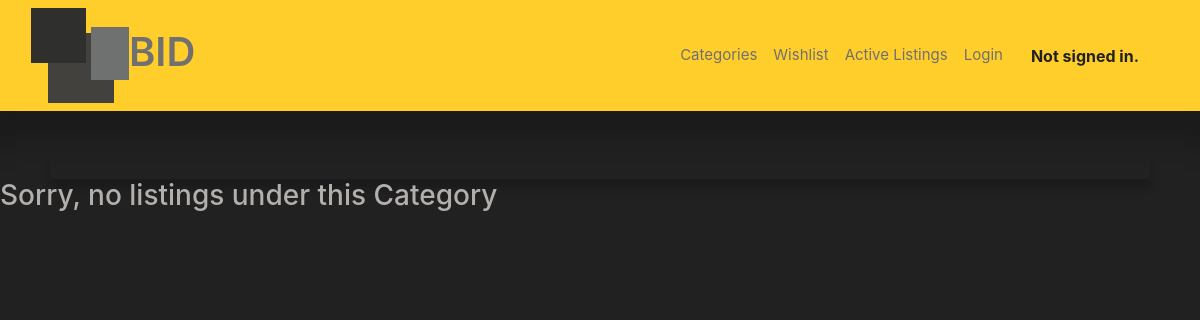
/1/results, run on an earlier commit of the app's database.
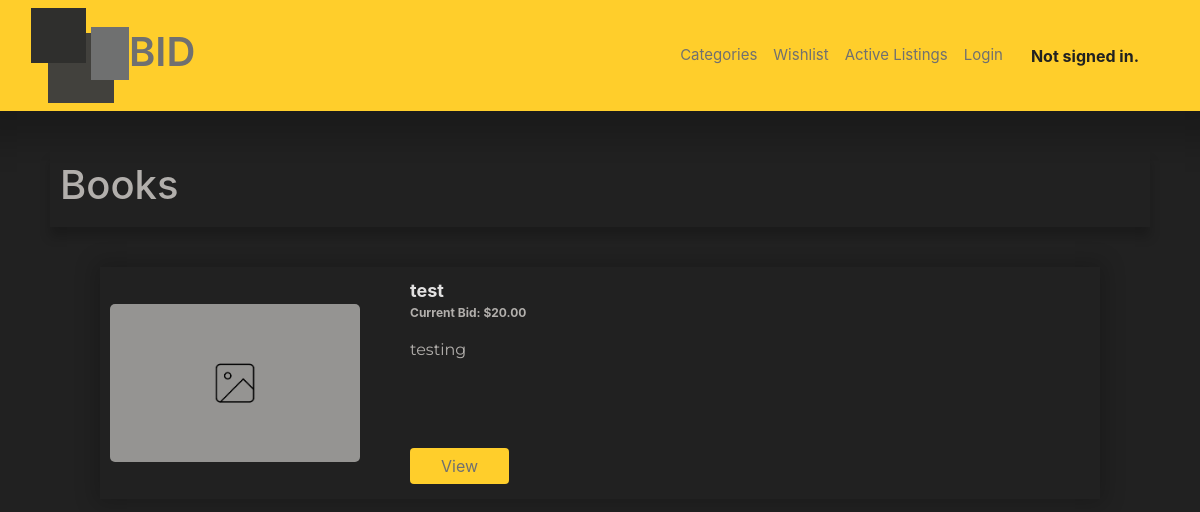
And on a later commit of the database.
### auctions/models.py (models this page shows, shortened)
class categories(models.Model):
    category = models.CharField(max_length=200)
    def __str__(self):
        return self.category

class auctionListings(models.Model):
    title = models.CharField( null=True, max_length=80)
    description = models.TextField(null=True, max_length=4000)
    startingPrice = models.FloatField(null=True,)
    imgUrl = models.URLField(max_length=200, null=True, blank=True)
    category = models.ForeignKey(categories, on_delete=models.CASCADE, null=True, related_name='all_listings')
    user = models.ForeignKey(User, null=True, on_delete=models.PROTECT, related_name='my_listings')
    topBid = models.FloatField(null=True, blank=True,)
    buyer = models.ForeignKey(User, null=True, blank=True, max_length=80, on_delete=models.PROTECT, related_name='bought_listings')
    status = models.BooleanField(null=True, default=True)
    watchers = models.ManyToManyField(User, blank=True, related_name='watching')

### auctions/views.py (the view)
# urls.py: path("<int:category>/results", views.category_results, name='category_results'),
def category_results(request, category):
    category_title = categories.objects.get(pk=category)
    allListings = auctionListings.objects.filter(category=category, status=True).all()
    if allListings:
        return render(request, 'auctions/category.html',{
        'listings': allListings,
        'category_title': category_title
        })
    else:
        return render(request, 'auctions/category.html',{
        'message': 'Sorry, no listings under this Category'
        })

### auctions/templates/auctions/category.html
{% extends 'auctions/layout.html' %}
{% load static %}
{%block body %}
    <div class='page-title'>
        <h1>{{category_title}}</h1>
    </div>
    {% if message %}
        <div class="message-container">
            <h3>{{ message }}</h3>
        </div>
    {%else%}
        <div class= 'active-listings'>
            {% for listing in listings %}
                <div class='listing-item'>
                    {%if listing.imgUrl is None %}
                    <div class='listing-img'>
                        <img  src="{% static 'auctions/assets/img-placeholder.png' %}" alt='Listed Item'>
                    </div>
                    {% else %}
                        <div class='listing-img'>
                        <img  src='{{listing.imgUrl}}' alt='Listed Item'>
                    </div>
                    {% endif %}
                    <div class='listing-details'>
                        <div class='listing-title'><strong>{{listing.title}}</strong></div>
                        {% if listing.topBid is None %}
                            <div class='listing-price'>
                                <strong><p>Current Bid: ${{listing.startingPrice|floatformat:2}}</p></strong>
                            </div>
                        {% else %}
                            <div class='listing-price'>
                            <strong><p>Current Bid: ${{listing.topBid|floatformat:2}}</p></strong>
                        </div>
                        {% endif %}
                        <div class='listing-description'>
                            <p>{{ listing.description|truncatechars:190 }}<p>
                        </div>
                        <a href="{% url 'listing_page' listing.id %}">
                            <button class='btn view-btn' type='submit'>View</button>
                        </a>
                    </div>
                </div>
            {%endfor%}
        </div>
    {%endif%}
{% endblock %}

What changed in the data, as far as the page shows it:
now on this page (row unchanged): categories: category "Books"
added auctionListings: title "test", startingPrice "20.00", description "testing"
Also different on the page:
{{ message }}: "Sorry, no listings under this Category" → (not shown)
